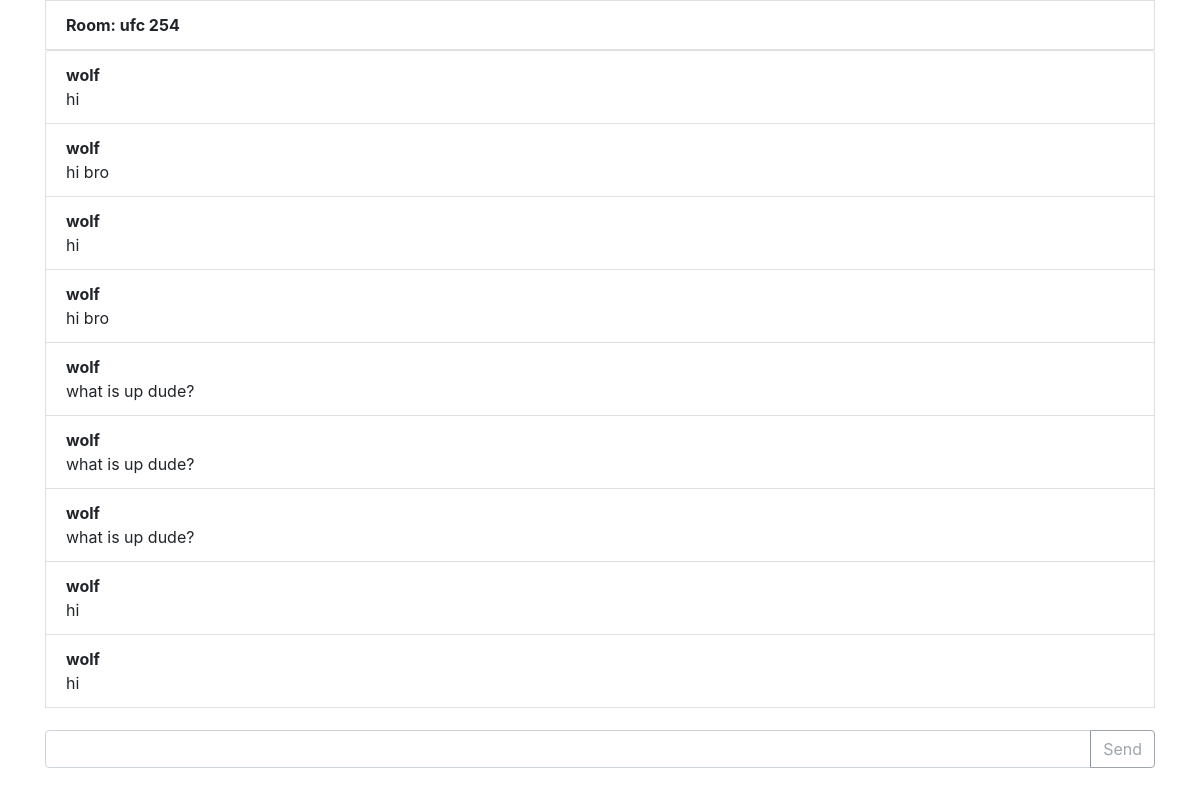
The app's page /chatroom/ufc 254/ (signed in) with its own data.
### chatapp/models.py (models this page shows, shortened)
class Message(models.Model):
    user = models.ForeignKey(UserAccount, on_delete=models.CASCADE, null=True)
    name = models.TextField(max_length=100, null=True)
    messages = models.TextField(max_length=10000, null=True)
    created = models.DateTimeField(auto_now_add=True, null=True)
    ipaddress = models.GenericIPAddressField(null=True)

### accounts/models.py (models this page shows, shortened)
class UserAccount(AbstractBaseUser):
    email           = models.EmailField(verbose_name='email', max_length=60, unique=True)
    username        = models.CharField(verbose_name='username', max_length=30, unique=True)
    date_joined     = models.DateTimeField(verbose_name='date joined', auto_now_add=True)
    last_login      = models.DateTimeField(verbose_name='last login', auto_now=True)
    is_admin        = models.BooleanField(default=False)
    is_active       = models.BooleanField(default=True)
    is_staff        = models.BooleanField(default=False)
    first_name      = models.CharField(default='', max_length=30)
    last_name       = models.CharField(default='', max_length=30)
    timetable       = models.TextField(default='', max_length=10000, null=True)
    club_verification = models.BooleanField(default=False)
    USERNAME_FIELD = 'email'
    REQUIRED_FIELDS = ['username']
    objects = UserAccountManager()
    def __str__(self):
        return self.username

### chatapp/views.py (the view)
# urls.py: path('<room_name>/', views.activeroom, name='activeroom'),
def activeroom(request, room_name):
    print(room_name)
    if not request.user.is_anonymous:
        if Room.objects.filter(name=room_name).exists():
            messages = Message.objects.filter(name=room_name)
            return render(request, 'chatapp/home.html', {'chat': messages, 'room_key': room_name})
        else:
            return HttpResponseNotFound(render(request, 'chatapp/notfound.html'))
    return redirect('/accounts/login')

### chatapp/templates/chatapp/home.html (shortened to what this page needs)
{% load static %}
<html>
<head>
    <link rel="stylesheet" href="https://stackpath.bootstrapcdn.com/bootstrap/4.5.0/css/bootstrap.min.css"
>
    <link rel="stylesheet" href="{% static 'chatapp/chat.css' %}">
</head>
<body>
    <div class="container">
        <li class="text-left list-group-item"><strong>Room: {{room_key}}</strong></li>
        <div id="chat-body" class="panel panel-default">
            <div id="msg-list-div" class="panel-body">
                <ul id="msg-list" class="list-group">
                    {% for obj in chat %}
                    {% if obj.user == request.user %}
                    <li class="text-right list-group-item" value='{{obj.id}}'><strong>You</strong><br>{{ obj.messages }}
                    </li>
                    {% else %}
                    <li class="text-left list-group-item" value='{{obj.id}}'>
                        <strong>{{ obj.user }}</strong><br>{{ obj.messages }}</li>
                    {% endif %} {% empty %}
                    <li class="text-center list-group-item"><strong>No Messages yet!</strong></li>
                    {% endfor %}
                </ul>
            </div>
        </div>
        <form id="chat-form" action='/post/' method='post'>
            <div class="input-group mb-3">
                <input type="text" class="form-control" id="chat-msg" name="chat-msg" aria-describedby="basic-addon2">
                <div class="input-group-append">
                    <button class="btn btn-outline-secondary" id='send' type="submit">Send</button>
                </div>
            </div>
        </form>
    </div>
</body>
</html>

### chatapp/static/chatapp/chat.css (style rules this page uses)
.panel-body { overflow-y: scroll; height: 85%; }

### records on screen
Message: {{ obj.id }} 2 (drawn), user "wolf", messages "hi"
Message: {{ obj.id }} 3 (drawn), user "wolf", messages "hi bro"
Message: {{ obj.id }} 4 (drawn), user "wolf", messages "hi"
Message: {{ obj.id }} 5 (drawn), user "wolf", messages "hi bro"
Message: {{ obj.id }} 6 (drawn), user "wolf", messages "what is up dude?"
Message: {{ obj.id }} 7 (drawn), user "wolf", messages "what is up dude?"
Message: {{ obj.id }} 8 (drawn), user "wolf", messages "what is up dude?"
Message: {{ obj.id }} 9 (drawn), user "wolf", messages "hi"
Message: {{ obj.id }} 10 (drawn), user "wolf", messages "hi"

### other values on screen
{{ room_key }} "ufc 254"
